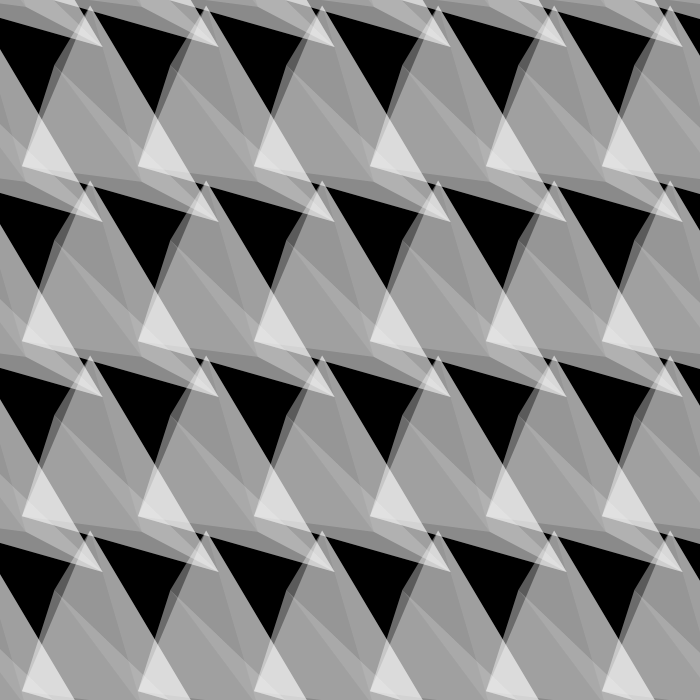
Frame 1 (no input)
Frame 60 (the mouse pressed at the canvas centre just before this capture): identical to frame 1, image omitted
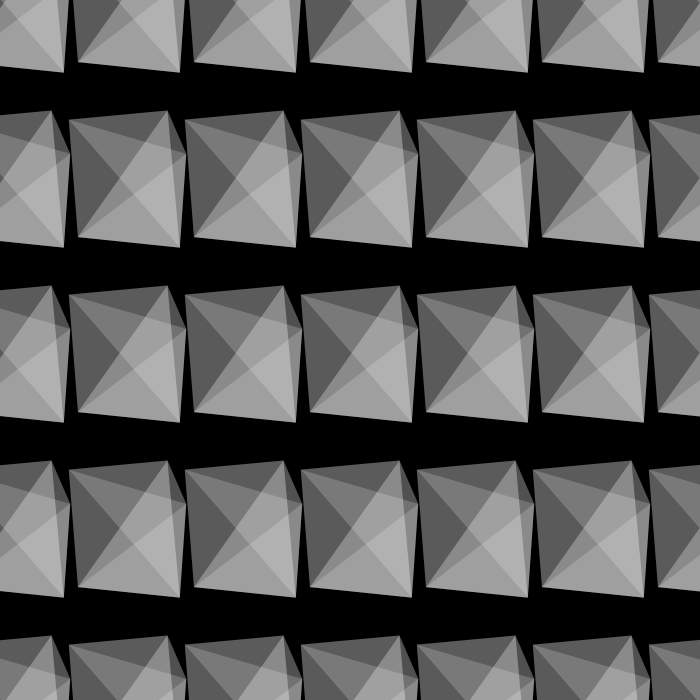
Frame 120 (the mouse held since frame 60 and released just before this capture)

The Processing sketch that drew these frames (run headless with seeded random() and noise(); from frame 60 on, the mouse is pressed at the canvas centre):

// Processing sketch: processing_95929
// ── processing_95929.pde

float a;
float b;
float c;
float d;
float e;
float f;
float g;
float h;
float i;
float j;
float k;
float l;
float m;
float n;

void setup () {
  size (700,700);
  smooth ();
  
  a = random(0,width);
  b = random(0,height);
  c = random(0,width);
  d = random(0,height);
  e = random(0,width);
  f = random(0,height);
  g = random(0,width);
  h = random(0,height);
  i = random(0,width);
  j = random(0,height);
  k = random(0,width);
  l = random(0,height);
  m = random(0,width);
  n = random(0,height);
  /*
  a = random(0,width);
  b = random(0,height);
  c = random(0,width);
  d = random(0,height);
  e = random(0,width);
  f = random(0,height);
  g = random(0,width);
  h = random(0,height);
  i = random(0,width);
  j = random(0,height);
  k = random(0,width);
  l = random(0,height);
  m = random(0,width);
  n = random(0,height);
  */
  
  fill (0);
  rect (0,0,width,height);
}

void draw () {
  
  noStroke ();
  fill (0);
  rect (0,0,width,height);
  
  
  
  //   INT
  
  
  
  //   force du mouvement
  int rand;
  rand = (1/4)+(mouseX/25);
  int rand2;
  rand2 = rand/2;
  
  //   taille ellipses
  int tc;
  tc = 0;
  
  //   taille lines
  int sw;
  sw = 0;
  
  //   ajout d'un mouvement vertical ou horizontal
  int dplch;
  dplch = 0;
  int dplcv;
  dplcv = 0;
  
  
  
  //      PARAMETRES DE LA TRAME
  
  
  
  //   nombre de motifs dans la page
  int nbmtfh;
  nbmtfh = width/3;
  int nbmtfv;
  nbmtfv = height/2;
  
  //   espace entre les motifs (plus le nombre est grand, moins il y a d'espace entre les motifs)
  int espcmtf;
  espcmtf = 2;
  
  //   où commence la trame à gauche
  int dbtrmg;
  dbtrmg = -nbmtfh*2;   //   intialement -nbmtfh*2
  
  //   où commence la trame en haut
  int dbtrmh;
  dbtrmh = -nbmtfv*2;   //   intialement -nbmtfv*2
  
  //   où se termine la trame à droite
  int fntrmd;
  fntrmd = width+nbmtfh*2;   //   intialement width+nbmtfh*2
  
  //   où se termine la trame en bas
  int fntrmb;
  fntrmb = height+nbmtfv*2;   //   intialement height+nbmtfv*2
  
  
  
  
  //   couleurs
  color cq1 = color (255,20);
  color cq2 = color (255,30);
  color cq3 = color (255,40);
  color cq4 = color (255,50);
  color cq5 = color (255,60);
  color cq6 = color (255,70);
  color cq7 = color (255,80);
  color cq8 = color (255,90);
  
  color ce = color (0);
  color cl = color (255,0);
  
  //   ensemble de couleurs 1
  /*color cq1 = color (170,205,75,75);
  color cq2 = color (195,200,130,75);
  color cq3 = color (200,130,200,75);
  color cq4 = color (95,185,230,75);
  color cq5 = color (140,230,95,75);
  color cq6 = color (255,235,120,75);
  color cq7 = color (250,255,120,80);
  color cq8 = color (220,255,120,90);*/
  
  //   ensemble de couleurs 2
  /*color cq1 = color (73,62,62,150);
  color cq2 = color (126,109,108,150);
  color cq3 = color (139,127,111,150);
  color cq4 = color (157,147,131,150);
  color cq5 = color (54,56,71,150);
  color cq6 = color (78,87,100,150);
  color cq7 = color (93,97,104,150);
  color cq8 = color (71,59,59,150);*/
  
  
  
  
  
  a = a + random(0,rand) - rand/2 + dplch;
  if (a < 0) { 
  a = random(0,nbmtfh);}
  if (a > nbmtfh) { 
  a = random(0,nbmtfh);}
  
  b = b + random(0,rand) - rand/2 + dplcv;
  if (b < 0) { 
  b = random(0,nbmtfv);}
  if (b > nbmtfv) { 
  b = random(0,nbmtfv);}
  
  c = c + random(0,rand) - rand/2 + dplch;
  if (c < 0) { 
  c = random(0,nbmtfh);}
  if (c > nbmtfh) { 
  c = random(0,nbmtfh);}
  
  d = d + random(0,rand) - rand/2 + dplcv;
  if (d < 0) { 
  d = random(0,nbmtfv);}
  if (d > nbmtfv) { 
  d = random(0,nbmtfv);}
  
  e = e + random(0,rand) - rand/2 + dplch;
  if (e < 0) { 
  e = random(0,nbmtfh);}
  if (e > nbmtfh) { 
  e = random(0,nbmtfh);}
  
  f = f + random(0,rand) - rand/2 + dplcv;
  if (f < 0) { 
  f = random(0,nbmtfv);}
  if (f > nbmtfv) { 
  f = random(0,nbmtfv);}
  
  g = g + random(0,rand) - rand/2 + dplch;
  if (g < 0) { 
  g = random(0,nbmtfh);}
  if (g > nbmtfh) { 
  g = random(0,nbmtfh);}
  
  h = h + random(0,rand) - rand/2 + dplcv;
  if (h < 0) { 
  h = random(0,nbmtfv);}
  if (h > nbmtfv) { 
  h = random(0,nbmtfv);}
  
  i = i + random(0,rand) - rand/2 + dplch;
  if (i < 0) { 
  i = random(0,nbmtfh);}
  if (i > nbmtfh) { 
  i = random(0,nbmtfh);}
  
  j = j + random(0,rand) - rand/2 + dplcv;
  if (j < 0) { 
  j = random(0,nbmtfv);}
  if (j > nbmtfv) { 
  j = random(0,nbmtfv);}
  
  k = k + random(0,rand) - rand/2 + dplch;
  if (k < 0) { 
  k = random(0,nbmtfh);}
  if (k > nbmtfh) { 
  k = random(0,nbmtfh);}
  
  l = l + random(0,rand) - rand/2 + dplcv;
  if (l < 0) { 
  l = random(0,nbmtfv);}
  if (l > nbmtfv) { 
  l = random(0,nbmtfv);}
  
  m = m + random(0,rand) - rand/2 + dplch;
  if (m < 0) { 
  m = random(0,nbmtfh);}
  if (m > nbmtfh) { 
  m = random(0,nbmtfh);}
  
  n = n + random(0,rand) - rand/2 + dplcv;
  if (n < 0) { 
  n = random(0,nbmtfv);}
  if (n > nbmtfv) { 
  n = random(0,nbmtfv);}
  
  
  
  //   triangles
  
  
  
  fill (cq1);
  for (int mltha = dbtrmg; mltha<fntrmd; mltha=mltha+nbmtfh/espcmtf){
    for (int mltva = dbtrmh; mltva<fntrmb; mltva=mltva+nbmtfv/espcmtf){
  triangle (mltha+a,mltva+b,mltha+c,mltva+d,mltha+e,mltva+f);
  }}
  
  fill (cq2);
  for (int mltha = dbtrmg; mltha<fntrmd; mltha=mltha+nbmtfh/espcmtf){
    for (int mltva = dbtrmh; mltva<fntrmb; mltva=mltva+nbmtfv/espcmtf){
  triangle (mltha+a,mltva+b,mltha+c,mltva+d,mltha+g,mltva+h);
  }}
  
  fill (cq3);
  for (int mltha = dbtrmg; mltha<fntrmd; mltha=mltha+nbmtfh/espcmtf){
    for (int mltva = dbtrmh; mltva<fntrmb; mltva=mltva+nbmtfv/espcmtf){
  triangle (mltha+a,mltva+b,mltha+c,mltva+d,mltha+i,mltva+j);
  }}
  
  fill (cq4);
  for (int mltha = dbtrmg; mltha<fntrmd; mltha=mltha+nbmtfh/espcmtf){
    for (int mltva = dbtrmh; mltva<fntrmb; mltva=mltva+nbmtfv/espcmtf){
  triangle (mltha+a,mltva+b,mltha+e,mltva+f,mltha+g,mltva+h);
  }}
  
  fill (cq5);
  for (int mltha = dbtrmg; mltha<fntrmd; mltha=mltha+nbmtfh/espcmtf){
    for (int mltva = dbtrmh; mltva<fntrmb; mltva=mltva+nbmtfv/espcmtf){
  triangle (mltha+a,mltva+b,mltha+e,mltva+f,mltha+i,mltva+j);
  }}
  
  fill (cq6);
  for (int mltha = dbtrmg; mltha<fntrmd; mltha=mltha+nbmtfh/espcmtf){
    for (int mltva = dbtrmh; mltva<fntrmb; mltva=mltva+nbmtfv/espcmtf){
  triangle (mltha+c,mltva+d,mltha+e,mltva+f,mltha+g,mltva+h);
  }}
  
  fill (cq7);
  for (int mltha = dbtrmg; mltha<fntrmd; mltha=mltha+nbmtfh/espcmtf){
    for (int mltva = dbtrmh; mltva<fntrmb; mltva=mltva+nbmtfv/espcmtf){
  triangle (mltha+c,mltva+d,mltha+e,mltva+f,mltha+i,mltva+j);
  }}
  
  fill (cq8);
  for (int mltha = dbtrmg; mltha<fntrmd; mltha=mltha+nbmtfh/espcmtf){
    for (int mltva = dbtrmh; mltva<fntrmb; mltva=mltva+nbmtfv/espcmtf){
  triangle (mltha+e,mltva+f,mltha+g,mltva+h,mltha+i,mltva+j);
  }}
  
  
  
  //   texte
  
  
  /*
  text (1,a,b-10);
  text (2,c,d-10);
  text (3,e,f-10);
  text (4,g,h-10);
  text (5,i,j-10);
  */
  
}
